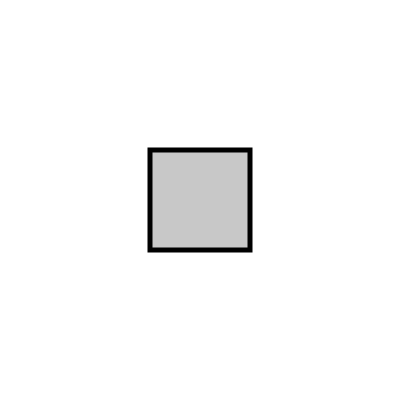
Frame 1 (no input)
Frame 60 (no input): identical to frame 1, image omitted
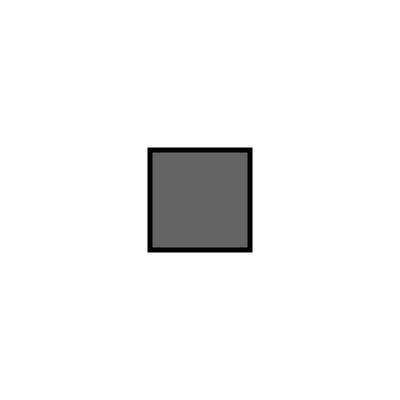
Frame 120 (the mouse pressed at the canvas centre since frame 60)

The p5.js sketch that drew these frames (run headless with seeded random() and noise() and a simulated clock; from frame 60 on, the mouse is pressed at the canvas centre):

// p5.js sketch
// ── sketch.js
var backgroundColor;
var isOverRectangle;

function setup() {
  // set canvas size
  createCanvas(400, 400);

  // default background color
  backgroundColor = color(255, 255, 255);
}

function draw() {
  background(backgroundColor);

  // check if mouse is inside the rectangle
  // mouseX >= x && mouseX <= x+width && mouseY >= y && mouseY <= y+height
  if (mouseX >= 150 && mouseX <= 150 + 100 && mouseY >= 150 && mouseY <= 150 + 100) {
    isOverRectangle = true;
  } else {
    isOverRectangle = false;
  }

  // draw a rectangle
  rectMode(CORNER);
  stroke(0);
  strokeWeight(5);
  if (isOverRectangle == true) {
    fill(100);
    cursor(HAND);
  } else {
    fill(200);
    cursor(ARROW);
  }
  rect(150, 150, 100, 100);

}

function mousePressed() {
  if (isOverRectangle == true) {
    backgroundColor = color(random(255), random(255), random(255));
  }
}
